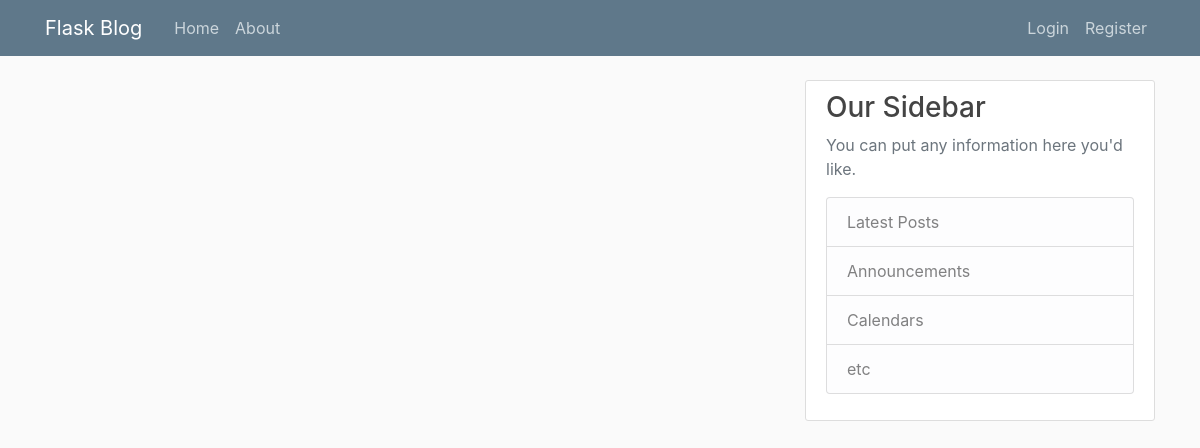
The app's page /home, older data.
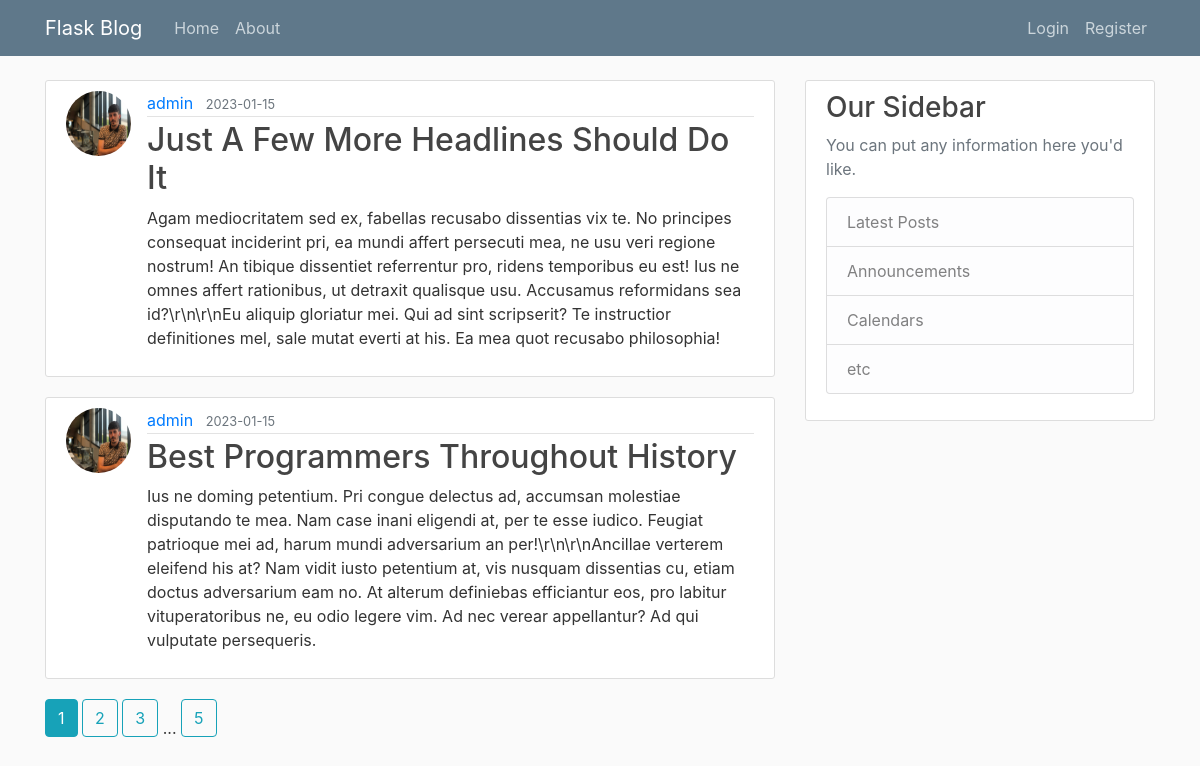
The same page, newer data.
### flaskblog/models.py (models this page shows, shortened)
class Post(db.Model):
    id = db.Column(db.Integer, primary_key=True)
    title = db.Column(db.String(100), nullable=False)
    date_posted = db.Column(db.DateTime, nullable=False, default=datetime.utcnow)
    content = db.Column(db.Text, nullable=False)
    user_id = db.Column(db.Integer, db.ForeignKey("user.id"), nullable=False)

class User(db.Model, UserMixin):
    id = db.Column(db.Integer, primary_key=True)
    username = db.Column(db.String(20), unique=True, nullable=False)
    email = db.Column(db.String(120), unique=True, nullable=False)
    image_file = db.Column(db.String(20), nullable=False, default="default.jpg")
    password = db.Column(db.String(60), nullable=False)
    posts = db.relationship(
        "Post", backref="author", lazy=True
    )  # backref isn't the actual column in Post, but lets us access who is the user that created that post

### flaskblog/routes.py (the view)
@app.route("/")
@app.route("/home")
def home():
    page = request.args.get("page", 1, type=int)  # http://127.0.0.1:5000/home?page=1
    posts = Post.query.order_by(Post.date_posted.desc()).paginate(
        page=page, per_page=2
    )  # show newer posts first, paginate
    return render_template("home.html", posts=posts)

### flaskblog/templates/home.html
{% extends "layout.html" %} {% block content %} {% for post in posts.items %}
<article class="media content-section">
  <img
    class="rounded-circle article-img"
    src="{{ url_for('static', filename='profile_pics/' + post.author.image_file) }}"
  />
  <div class="media-body">
    <div class="article-metadata">
      <a class="mr-2" href="#">{{ post.author.username }}</a>
      <small class="text-muted"
        >{{ post.date_posted.strftime('%Y-%m-%d') }}</small
      >
    </div>
    <h2>
      <a class="article-title" href="{{ url_for('post', post_id=post.id) }}"
        >{{ post.title }}</a
      >
    </h2>
    <p class="article-content">{{ post.content }}</p>
  </div>
</article>
{% endfor %} {% for page_num in posts.iter_pages(left_edge=1, right_edge=1,
left_current=1, right_current=2) %} {% if page_num %} {% if posts.page ==
page_num %}
<a class="btn btn-info mb-4" href="{{ url_for('home', page=page_num) }}"
  >{{ page_num }}</a
>
{% else %}
<a class="btn btn-outline-info mb-4" href="{{ url_for('home', page=page_num) }}"
  >{{ page_num }}</a
>
{% endif %} {% else %} ... {% endif %} {% endfor %} {% endblock content %}

### flaskblog/templates/layout.html (shortened to what this page needs)
<!DOCTYPE html>
<html lang="en">
  <head>
    <link
      rel="stylesheet"
      href="https://maxcdn.bootstrapcdn.com/bootstrap/4.0.0/css/bootstrap.min.css"
    />
    <link rel="stylesheet" type="text/css" href="{{ url_for('static', filename='main.css') }}">
  </head>
  <body>
    <header class="site-header">
      <nav class="navbar navbar-expand-md navbar-dark bg-steel fixed-top">
        <div class="container">
          <a class="navbar-brand mr-4" href="/">Flask Blog</a>
          <div class="collapse navbar-collapse" id="navbarToggle">
            <div class="navbar-nav mr-auto">
              <a class="nav-item nav-link" href="{{ url_for('home') }}">Home</a>
              <a class="nav-item nav-link" href="{{ url_for('about') }}">About</a>
            </div>
            <div class="navbar-nav">
              {% if current_user.is_authenticated %}
              <a class="nav-item nav-link" href="{{ url_for('new_post') }}">New Post</a>
              <a class="nav-item nav-link" href="{{ url_for('account') }}">Account</a>
                <a class="nav-item nav-link" href="{{ url_for('logout') }}">Logout</a>
              {% else %}
                <a class="nav-item nav-link" href="{{ url_for('login') }}">Login</a>
                <a class="nav-item nav-link" href="{{ url_for('register') }}">Register</a>
              {% endif %}
              </div>
          </div>
        </div>
      </nav>
    </header>
    <main role="main" class="container">
        <div class="row">
          <div class="col-md-8">
            {% block content %}{% endblock %}
          </div>
          <div class="col-md-4">
            <div class="content-section">
              <h3>Our Sidebar</h3>
              <p class='text-muted'>You can put any information here you'd like.
                <ul class="list-group">
                  <li class="list-group-item list-group-item-light">Latest Posts</li>
                  <li class="list-group-item list-group-item-light">Announcements</li>
                  <li class="list-group-item list-group-item-light">Calendars</li>
                  <li class="list-group-item list-group-item-light">etc</li>
                </ul>
              </p>
            </div>
          </div>
        </div>
      </main>
  </body>
</html>

### flaskblog/static/main.css (style rules this page uses)
body { background: #fafafa; color: #333333; margin-top: 5rem; }
h1, h2, h3, h4, h5, h6 { color: #444444; }
.bg-steel { background-color: #5f788a; }
.site-header .navbar-nav .nav-link { color: #cbd5db; }
.content-section { background: #ffffff; padding: 10px 20px; border: 1px solid #dddddd; border-radius: 3px; margin-bottom: 20px; }
.article-title { color: #444444; }
.article-content { white-space: pre-line; }
.article-img { height: 65px; width: 65px; margin-right: 16px; }
.article-metadata { padding-bottom: 1px; margin-bottom: 4px; border-bottom: 1px solid #e3e3e3 }

Row changes from the older to the newer data that the page shows:
added Post: image_file (picture), author.username "admin", date_posted "2023-01-15", title "Just A Few More Headlines Should Do It", content "Agam mediocritatem sed ex, fabellas recusabo dissentias vix te. No principes consequat inciderint pri, ea mundi affert persecuti mea, ne usu veri regione nostrum! An tibique dissentiet referrentur pro, ridens temporibus eu est! Ius ne omnes affert rationibus, ut detraxit qualisque usu. Accusamus reformidans sea id?\\r\\n\\r\\nEu aliquip gloriatur mei. Qui ad sint scripserit? Te instructior definitiones mel, sale mutat everti at his. Ea mea quot recusabo philosophia!"
added Post: image_file (picture), author.username "admin", date_posted "2023-01-15", title "Best Programmers Throughout History", content "Ius ne doming petentium. Pri congue delectus ad, accumsan molestiae disputando te mea. Nam case inani eligendi at, per te esse iudico. Feugiat patrioque mei ad, harum mundi adversarium an per!\\r\\n\\r\\nAncillae verterem eleifend his at? Nam vidit iusto petentium at, vis nusquam dissentias cu, etiam doctus adversarium eam no. At alterum definiebas efficiantur eos, pro labitur vituperatoribus ne, eu odio legere vim. Ad nec verear appellantur? Ad qui vulputate persequeris."
Text that changed along with them:
new list line: "1"
new list line: "2"
new list line: "3"
new list line: "5"
